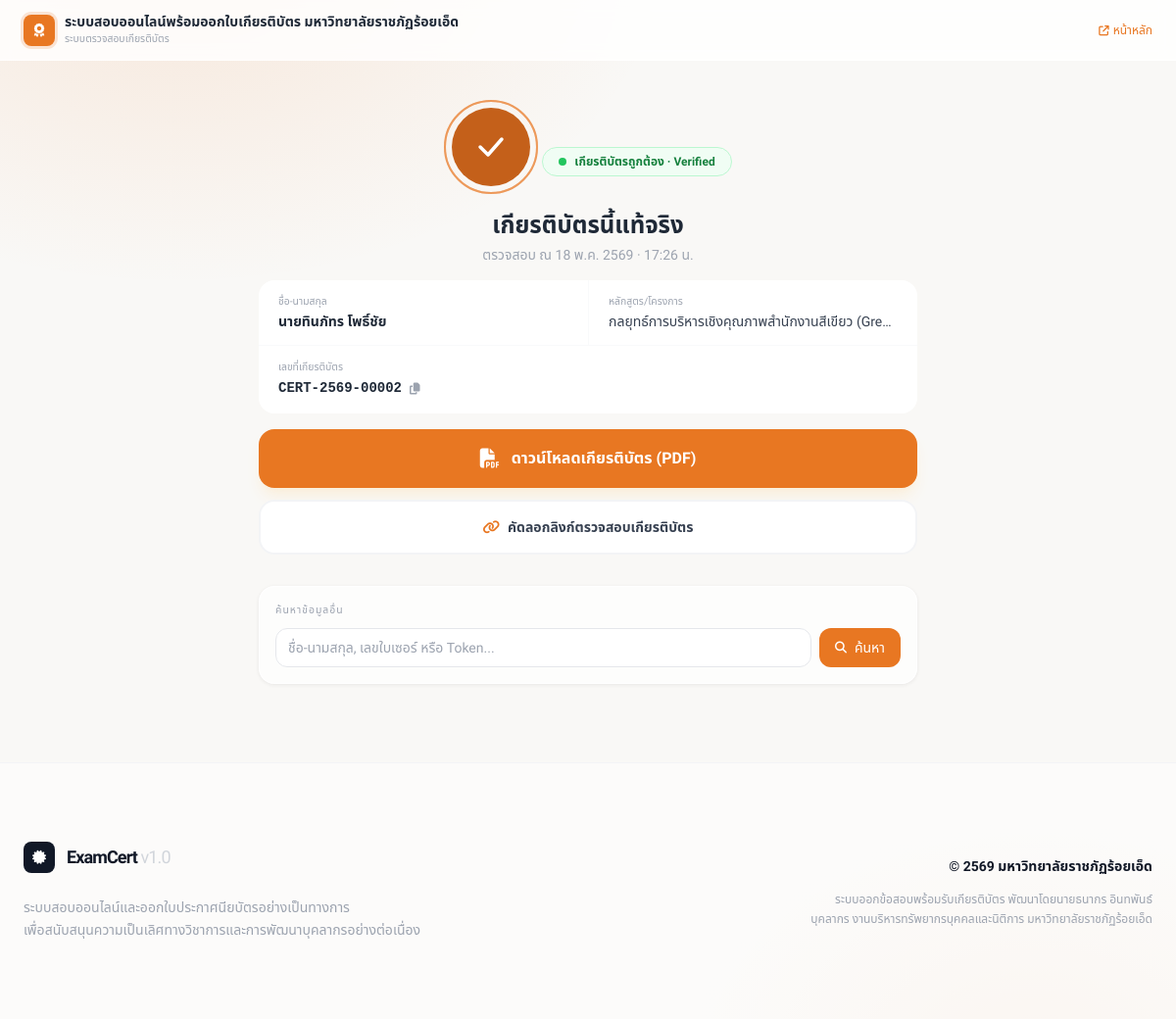
Screenshot of /verify?t=0fc23e0fcb321d7f47f45569a883ada1ddbb0d2f8b4ce92b4ad4f1116ababe86 (signed in) with the database file from the repository.
### tables this page shows
CREATE TABLE `certificates` (
  `id` int NOT NULL AUTO_INCREMENT,
  `cert_number` varchar(50) NOT NULL,
  `participant_id` int NOT NULL,
  `project_id` int NOT NULL,
  `session_id` int NOT NULL,
  `template_id` int NOT NULL,
  `issued_date` date NOT NULL,
  `issued_by` int DEFAULT NULL,
  `file_path` varchar(255) DEFAULT NULL,
  `verify_token` varchar(64) NOT NULL,
  `verify_url` varchar(500) DEFAULT NULL,
  `download_count` int DEFAULT '0',
  `last_downloaded_at` datetime DEFAULT NULL,
  `is_revoked` tinyint(1) DEFAULT '0',
  `revoke_reason` text,
  `created_at` timestamp NULL DEFAULT CURRENT_TIMESTAMP,
  PRIMARY KEY (`id`),
  UNIQUE KEY `cert_number` (`cert_number`),
  UNIQUE KEY `verify_token` (`verify_token`),
  KEY `participant_id` (`participant_id`),
  KEY `project_id` (`project_id`),
  KEY `session_id` (`session_id`),
  KEY `template_id` (`template_id`),
  KEY `issued_by` (`issued_by`),
  CONSTRAINT `certificates_ibfk_1` FOREIGN KEY (`participant_id`) REFERENCES `participants` (`id`),
  CONSTRAINT `certificates_ibfk_2` FOREIGN KEY (`project_id`) REFERENCES `projects` (`id`),
  CONSTRAINT `certificates_ibfk_3` FOREIGN KEY (`session_id`) REFERENCES `exam_sessions` (`id`),
  CONSTRAINT `certificates_ibfk_4` FOREIGN KEY (`template_id`) REFERENCES `cert_templates` (`id`),
  CONSTRAINT `certificates_ibfk_5` FOREIGN KEY (`issued_by`) REFERENCES `admins` (`id`)
);

CREATE TABLE `participants` (
  `id` int NOT NULL AUTO_INCREMENT,
  `project_id` int NOT NULL,
  `title` varchar(30) DEFAULT NULL,
  `first_name` varchar(100) NOT NULL,
  `last_name` varchar(100) NOT NULL,
  `organization` varchar(200) DEFAULT NULL,
  `position` varchar(150) DEFAULT NULL,
  `email` varchar(150) DEFAULT NULL,
  `phone` varchar(20) DEFAULT NULL,
  `id_card` varchar(13) DEFAULT NULL,
  `access_token` varchar(64) NOT NULL,
  `note` text,
  `import_batch` varchar(50) DEFAULT NULL,
  `created_by` int DEFAULT NULL,
  `created_at` timestamp NULL DEFAULT CURRENT_TIMESTAMP,
  PRIMARY KEY (`id`),
  UNIQUE KEY `access_token` (`access_token`),
  KEY `created_by` (`created_by`),
  KEY `idx_project_name` (`project_id`,`first_name`,`last_name`),
  KEY `idx_token` (`access_token`),
  CONSTRAINT `participants_ibfk_1` FOREIGN KEY (`project_id`) REFERENCES `projects` (`id`) ON DELETE CASCADE,
  CONSTRAINT `participants_ibfk_2` FOREIGN KEY (`created_by`) REFERENCES `admins` (`id`)
);

CREATE TABLE `projects` (
  `id` int NOT NULL AUTO_INCREMENT,
  `name` varchar(255) NOT NULL,
  `code` varchar(50) DEFAULT NULL,
  `description` text,
  `organizer` varchar(255) DEFAULT NULL,
  `location` varchar(255) DEFAULT NULL,
  `start_date` date DEFAULT NULL,
  `end_date` date DEFAULT NULL,
  `exam_start` datetime DEFAULT NULL,
  `exam_end` datetime DEFAULT NULL,
  `manual_override` tinyint(1) DEFAULT '0',
  `warning_before` int DEFAULT '30',
  `allow_early_login` tinyint(1) DEFAULT '0',
  `auto_submit_on_close` tinyint(1) DEFAULT '1',
  `pass_score` decimal(5,2) DEFAULT '70.00',
  `max_attempts` int DEFAULT '1',
  `time_limit_min` int DEFAULT '60',
  `question_count` int DEFAULT '0',
  `randomize_questions` tinyint(1) DEFAULT '1',
  `randomize_choices` tinyint(1) DEFAULT '1',
  `show_result_immediately` tinyint(1) DEFAULT '1',
  `cert_template_id` int DEFAULT NULL,
  `cert_number_prefix` varchar(20) DEFAULT 'CERT',
  `cert_sequence` int DEFAULT '1',
  `status` enum('draft','active','closed') DEFAULT 'draft',
  `created_by` int DEFAULT NULL,
  `created_at` timestamp NULL DEFAULT CURRENT_TIMESTAMP,
  `updated_at` timestamp NULL DEFAULT CURRENT_TIMESTAMP ON UPDATE CURRENT_TIMESTAMP,
  PRIMARY KEY (`id`),
  UNIQUE KEY `code` (`code`),
  KEY `cert_template_id` (`cert_template_id`),
  KEY `created_by` (`created_by`),
  CONSTRAINT `projects_ibfk_1` FOREIGN KEY (`cert_template_id`) REFERENCES `cert_templates` (`id`),
  CONSTRAINT `projects_ibfk_2` FOREIGN KEY (`created_by`) REFERENCES `admins` (`id`)
);

### controllers/PublicExamController.php (called while the page is built, shortened)
<?php
require_once ROOT_PATH . '/models/Certificate.php';
class PublicExamController
{
    public function verify(): void
    {
        $token = trim((string) ($_GET['t'] ?? $_GET['token'] ?? ''));
        $certificate = null;
        $results = [];
        if ($token !== '') {
            $certificate = getCertificateByToken($token);
        }
        $mode = 'initial';
        if ($token !== '') {
            if ($certificate) {
                $mode = (int)($certificate['is_revoked'] ?? 0) === 1 ? 'revoked' : 'valid';
            } elseif (!empty($results) && count($results) > 1) {
                $mode = 'list';
            } else {
                $mode = 'invalid';
            }
        }
        require VIEWS_PATH . '/layout/header.php';
        require VIEWS_PATH . '/certificates/verify.php';
        require VIEWS_PATH . '/layout/footer.php';
    }
}

### config/config.php (called while the page is built, shortened)
<?php
function e(?string $value): string
{
    return htmlspecialchars((string) $value, ENT_QUOTES, 'UTF-8');
}
require_once __DIR__ . '/database.php';

### config/database.php (called while the page is built, shortened)
<?php
require_once __DIR__ . '/config.php';
function getDB(): PDO
{
    $dsn = sprintf('mysql:host=%s;dbname=%s;charset=%s', DB_HOST, DB_NAME, DB_CHARSET);
    try {
        $pdo = new PDO($dsn, DB_USER, DB_PASS, [
            PDO::ATTR_ERRMODE => PDO::ERRMODE_EXCEPTION,
            PDO::ATTR_DEFAULT_FETCH_MODE => PDO::FETCH_ASSOC,
            PDO::ATTR_EMULATE_PREPARES => false,
        ]);
        $pdo->exec("SET time_zone = '+07:00'");
        return $pdo;
    } catch (PDOException $e) {
        error_log('Database connection failed: ' . $e->getMessage());
        http_response_code(500);
        exit('Database connection failed.');
    }
}

### models/Certificate.php (called while the page is built, shortened)
<?php
function getCertificateData(string $verifyToken): ?array {
    $s = getDB()->prepare('
        SELECT c.*, p.title, p.first_name, p.last_name, p.organization,
               pr.name AS project_name, pr.organizer, pr.start_date, pr.end_date,
               es.score, es.percent,
               ct.elements, ct.bg_color, ct.bg_image, ct.bg_type, ct.orientation
        FROM certificates c
        JOIN participants p   ON p.id  = c.participant_id
        JOIN projects pr      ON pr.id = c.project_id
        JOIN exam_sessions es ON es.id = c.session_id
        LEFT JOIN cert_templates ct ON ct.id = c.template_id
        WHERE c.verify_token = ?
        LIMIT 1
    ');
    $s->execute([$verifyToken]);
    return $s->fetch() ?: null;
}
function getCertificateByToken(string $token): ?array {
    return getCertificateData($token);
}

### views/certificates/verify.php (the view, shortened to what this page needs)
<nav class="bg-white/80 backdrop-blur border-b border-white/60 px-6 py-3.5 flex items-center justify-between sticky top-0 z-30">
  <div class="flex items-center gap-2.5">
    <div class="w-8 h-8 bg-primary-400 rounded-lg flex items-center justify-center shadow-orange">
      <i class="fas fa-award text-white text-sm"></i>
    </div>
    <div>
      <p class="text-sm font-semibold text-gray-800 leading-tight"><?= e(APP_NAME) ?></p>
      <p class="text-xxs text-gray-400">ระบบตรวจสอบเกียรติบัตร</p>
    </div>
  </div>
  <a href="<?= e(BASE_URL) ?>" class="text-xs text-primary-400 hover:text-primary-500 font-medium transition-colors">
    <i class="fas fa-external-link mr-1 text-xxs"></i>หน้าหลัก
  </a>
</nav>
<main class="flex-1 flex flex-col items-center justify-start pt-10 pb-20 px-4">
  <div class="w-full max-w-2xl">
    <?php if ($mode === 'initial'): ?>
      <div id="state-initial" class="space-y-8 py-10">
        <div class="text-center anim-fade-up">
          <div class="w-24 h-24 mx-auto mb-6 bg-white rounded-3xl shadow-card-lg flex items-center justify-center relative overflow-hidden group">
            <div class="absolute inset-0 bg-gradient-to-br from-primary-50 to-primary-100/50 opacity-0 group-hover:opacity-100 transition-opacity"></div>
            <i class="fas fa-search text-4xl text-primary-400 relative z-10 transition-transform group-hover:scale-110"></i>
          </div>
          <h1 class="text-3xl font-extrabold text-gray-900 tracking-tight mb-3">ตรวจสอบเกียรติบัตร</h1>
          <p class="text-gray-500 max-w-sm mx-auto leading-relaxed">
            กรุณากรอก Verify Token, เลขที่เกียรติบัตร <br>หรือ<b>ชื่อ-นามสกุล</b> เพื่อตรวจสอบข้อมูล
          </p>
        </div>
        <div class="bg-white/80 backdrop-blur-xl rounded-[2.5rem] border border-white p-8 shadow-card-lg anim-fade-up d2">
          <div class="space-y-4">
            <div class="relative">
              <label class="block text-xxs font-bold text-primary-400 uppercase tracking-[0.2em] mb-2 ml-1">กรอกข้อมูลเพื่อค้นหา</label>
              <input id="initial-token-input" type="text" placeholder="ชื่อ-นามสกุล, เลขใบเซอร์ หรือ Token..."
                class="token-input w-full h-14 px-5 text-base font-sans border border-gray-100 rounded-2xl bg-white/50 backdrop-blur transition-all focus:bg-white">
            </div>
            <button onclick="handleInitialSearch()"
              class="w-full h-14 bg-primary-400 hover:bg-primary-500 text-white font-bold rounded-2xl transition-all shadow-lg shadow-primary-200 active:scale-[0.98] flex items-center justify-center gap-3">
              <i class="fas fa-magnifying-glass text-lg"></i>
              ค้นหาข้อมูลเกียรติบัตร
            </button>
          </div>
        </div>
      </div>
    <?php elseif ($mode === 'valid'): ?>
      <div id="state-valid" class="space-y-4">
        <div class="text-center anim-scale-in">
          <div class="relative inline-flex items-center justify-center w-24 h-24 mb-4">
            <div class="relative w-20 h-20 bg-primary-500 rounded-full flex items-center justify-center shadow-cert z-10">
              <svg width="38" height="38" viewBox="0 0 38 38" fill="none">
                <path d="M8 19 L16 27 L30 11" stroke="white" stroke-width="3.5" stroke-linecap="round" stroke-linejoin="round"/>
              </svg>
            </div>
          </div>
          <div class="inline-flex items-center gap-2 px-4 py-1.5 bg-green-50 border border-green-200 rounded-full mb-3 anim-fade-up d1">
            <span class="w-2 h-2 rounded-full bg-green-500"></span>
            <span class="text-xs font-semibold text-green-700">เกียรติบัตรถูกต้อง · Verified</span>
          </div>
          <h1 class="text-2xl font-bold text-gray-800 mb-1 anim-fade-up d2">เกียรติบัตรนี้แท้จริง</h1>
          <p class="text-sm text-gray-400 anim-fade-up d3">ตรวจสอบ ณ <?= date('j') . ' ' . (['','ม.ค.','ก.พ.','มี.ค.','เม.ย.','พ.ค.','มิ.ย.','ก.ค.','ส.ค.','ก.ย.','ต.ค.','พ.ย.','ธ.ค.'][date('n')]) . ' ' . (date('Y')+543) . ' · ' . date('H:i') ?> น.</p>
        </div>
        <div class="bg-white rounded-2xl shadow-card-lg overflow-hidden anim-fade-up d4">
          <div class="divide-y divide-gray-50">
            <div class="grid grid-cols-2 divide-x divide-gray-50">
              <div class="px-5 py-3.5"><p class="text-xxs text-gray-400 mb-0.5">ชื่อ-นามสกุล</p><p class="text-sm font-semibold text-gray-800"><?= e($certificate['title'] . $certificate['first_name'] . ' ' . $certificate['last_name']) ?></p></div>
              <div class="px-5 py-3.5"><p class="text-xxs text-gray-400 mb-0.5">หลักสูตร/โครงการ</p><p class="text-sm font-medium text-gray-700 truncate"><?= e($certificate['project_name']) ?></p></div>
            </div>
            <div class="px-5 py-3.5"><p class="text-xxs text-gray-400 mb-0.5">เลขที่เกียรติบัตร</p>
              <div class="flex items-center gap-2"><p class="text-sm font-mono font-semibold text-gray-800"><?= e($certificate['cert_number']) ?></p>
              <button onclick="copyText('<?= e($certificate['cert_number']) ?>', 'คัดลอกเลขที่แล้ว')" class="text-gray-400 hover:text-primary-400"><i class="fas fa-copy text-xs"></i></button></div>
            </div>
          </div>
        </div>
        <div class="anim-fade-up d5 flex flex-col gap-3">
          <a href="<?= e(BASE_URL) ?>/certificates/export?token=<?= e($certificate['verify_token']) ?>"
             class="w-full flex items-center justify-center gap-3 py-4 bg-primary-400 hover:bg-primary-500 text-white font-bold rounded-2xl transition-all shadow-lg shadow-primary-100 text-base active:scale-[0.98]">
            <i class="fas fa-file-pdf text-xl"></i> ดาวน์โหลดเกียรติบัตร (PDF)
          </a>
          <button onclick="copyLink()" class="w-full flex items-center justify-center gap-2 py-4 bg-white hover:bg-gray-50 text-gray-700 font-bold rounded-2xl transition-colors text-sm border-2 border-gray-100">
            <i class="fas fa-link text-primary-400"></i> คัดลอกลิงก์ตรวจสอบเกียรติบัตร
          </button>
        </div>
      </div>
    <?php endif; ?>
    <?php if ($mode !== 'initial'): ?>
    <div id="search-bar" class="mt-8 anim-fade-up d6">
      <div class="bg-white/70 backdrop-blur rounded-2xl border border-white/80 shadow-card p-4">
        <p class="text-xxs text-gray-400 uppercase tracking-widest mb-2.5">ค้นหาข้อมูลอื่น</p>
        <div class="flex gap-2">
          <input id="token-input" type="text" placeholder="ชื่อ-นามสกุล, เลขใบเซอร์ หรือ Token..."
            class="token-input flex-1 h-10 px-3 text-sm font-sans border border-gray-200 rounded-xl bg-white">
          <button onclick="handleSearch()" class="px-4 h-10 bg-primary-400 hover:bg-primary-500 text-white text-sm font-medium rounded-xl flex items-center gap-2 transition-colors">
            <i class="fas fa-search text-xs"></i><span>ค้นหา</span>
          </button>
        </div>
      </div>
    </div>
    <?php endif; ?>
  </div>
</main>
<footer class="py-20 px-6 border-t border-gray-100 bg-white/50 mt-auto">
    <div class="max-w-7xl mx-auto grid md:grid-cols-2 gap-12 items-center">
        <div>
            <div class="flex items-center gap-3 mb-6">
                <div class="w-8 h-8 bg-gray-900 rounded-lg flex items-center justify-center text-white">
                    <i class="fas fa-certificate text-sm"></i>
                </div>
                <span class="text-lg font-extrabold tracking-tighter text-gray-900">ExamCert <span class="text-gray-300 font-medium">v1.0</span></span>
            </div>
            <p class="text-sm text-gray-400 leading-relaxed max-w-md">
                ระบบสอบออนไลน์และออกใบประกาศนียบัตรอย่างเป็นทางการ<br>
                เพื่อสนับสนุนความเป็นเลิศทางวิชาการและการพัฒนาบุคลากรอย่างต่อเนื่อง
            </p>
        </div>
        <div class="space-y-4 md:text-right">
            <p class="text-sm font-bold text-gray-900">&copy; <?= date('Y') + 543 ?> มหาวิทยาลัยราชภัฏร้อยเอ็ด</p>
            <div class="text-xs text-gray-400 space-y-1">
                <p>ระบบออกข้อสอบพร้อมรับเกียรติบัตร พัฒนาโดยนายธนากร อินทพันธ์</p>
                <p>บุคลากร งานบริหารทรัพยากรบุคคลและนิติการ มหาวิทยาลัยราชภัฏร้อยเอ็ด</p>
            </div>
        </div>
    </div>
</footer>

### assets/css/app.css (style rules this page uses)
*, *::before, *::after { box-sizing: border-box; }
html { scroll-behavior: smooth; }
body { font-family: 'Sarabun', 'Noto Sans Thai', 'Outfit', sans-serif; background-color: #F9F8F6; color: #1A1A1A; line-height: 1.7; -webkit-font-smoothing: antialiased; }
.shadow-card { box-shadow: 0 1px 4px rgba(0,0,0,0.07); }
.shadow-orange { box-shadow: 0 0 0 3px rgba(232,119,34,0.18); }

### views/certificates/verify.php (style rules this page uses)
.bg-mesh-valid { background-color:#F9F8F6; background-image: radial-gradient(ellipse 70% 55% at 15% -5%, rgba(232,119,34,0.13) 0%,transparent 60%), radial-gradient(ellipse 55% 45% at 88% 105%, rgba(232,119,34,0.09) 0%,transparent 55%); }
.anim-fade-up { animation:fadeUp 0.45s ease both; }
.anim-scale-in { animation:scaleIn 0.45s cubic-bezier(.34,1.46,.64,1) both; }
.d1 { animation-delay:.08s }
.d2 { animation-delay:.16s }
.d3 { animation-delay:.24s }
.d4 { animation-delay:.32s }
.d5 { animation-delay:.42s }
.d6 { animation-delay:.54s }
body { transition: background-color 0.5s ease; min-height: 100vh; display: flex; flex-direction: column; }

### rows the page displays
certificates: participant.last_name "นายทินภัทร โพธิ์ชัย", project.name "กลยุทธ์การบริหารเชิงคุณภาพสำนักงานสีเขียว (Gre…", cert_number "CERT-2569-00002"

### other values shown
APP_NAME "ระบบสอบออนไลน์พร้อมออกใบเกียรติบัตร มหาวิทยาลัยราชภัฏร้อยเอ็ด"
